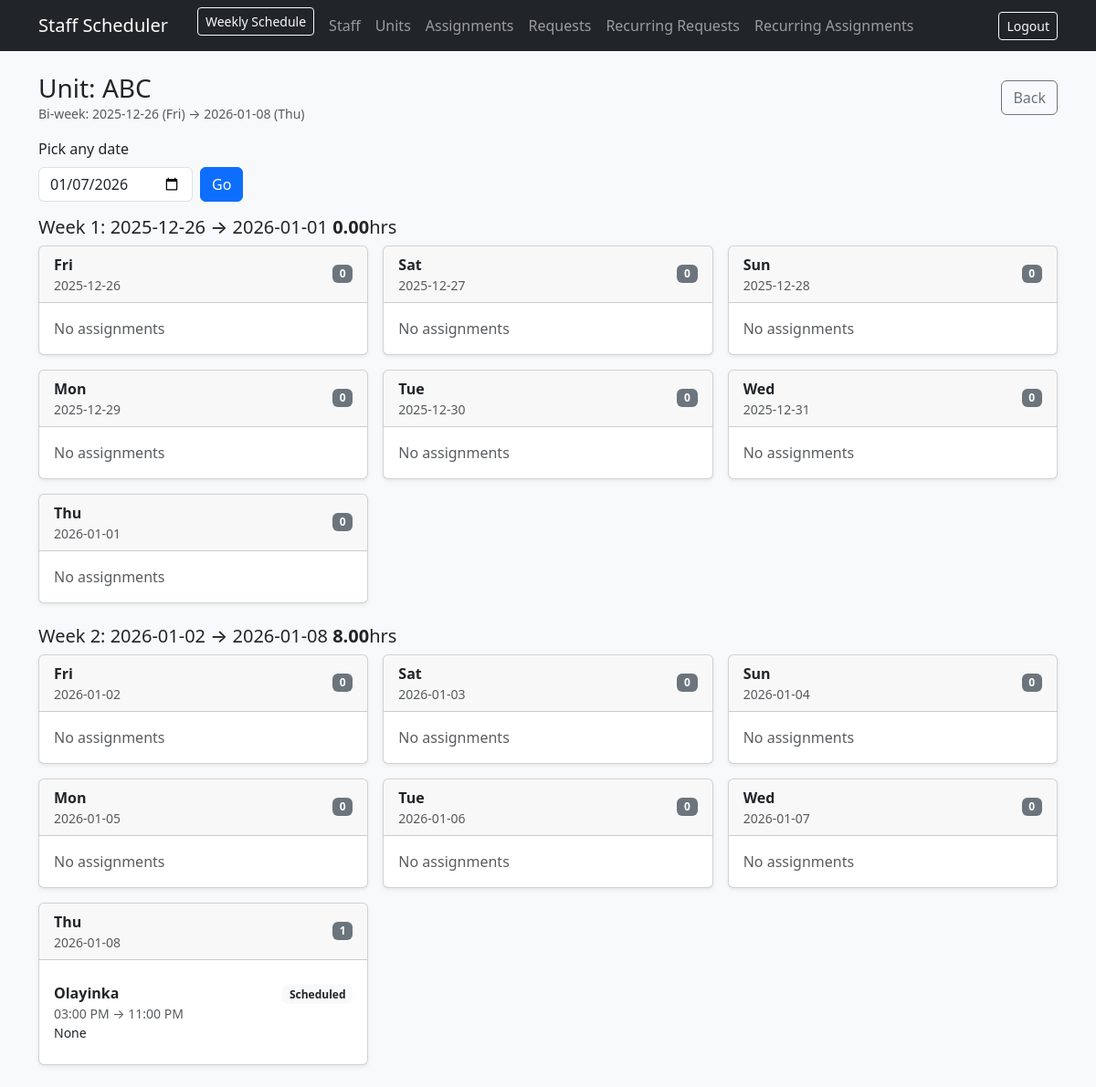
The page /schedule/unit/1?date=2026-01-07 (signed in) on the database as committed earlier.
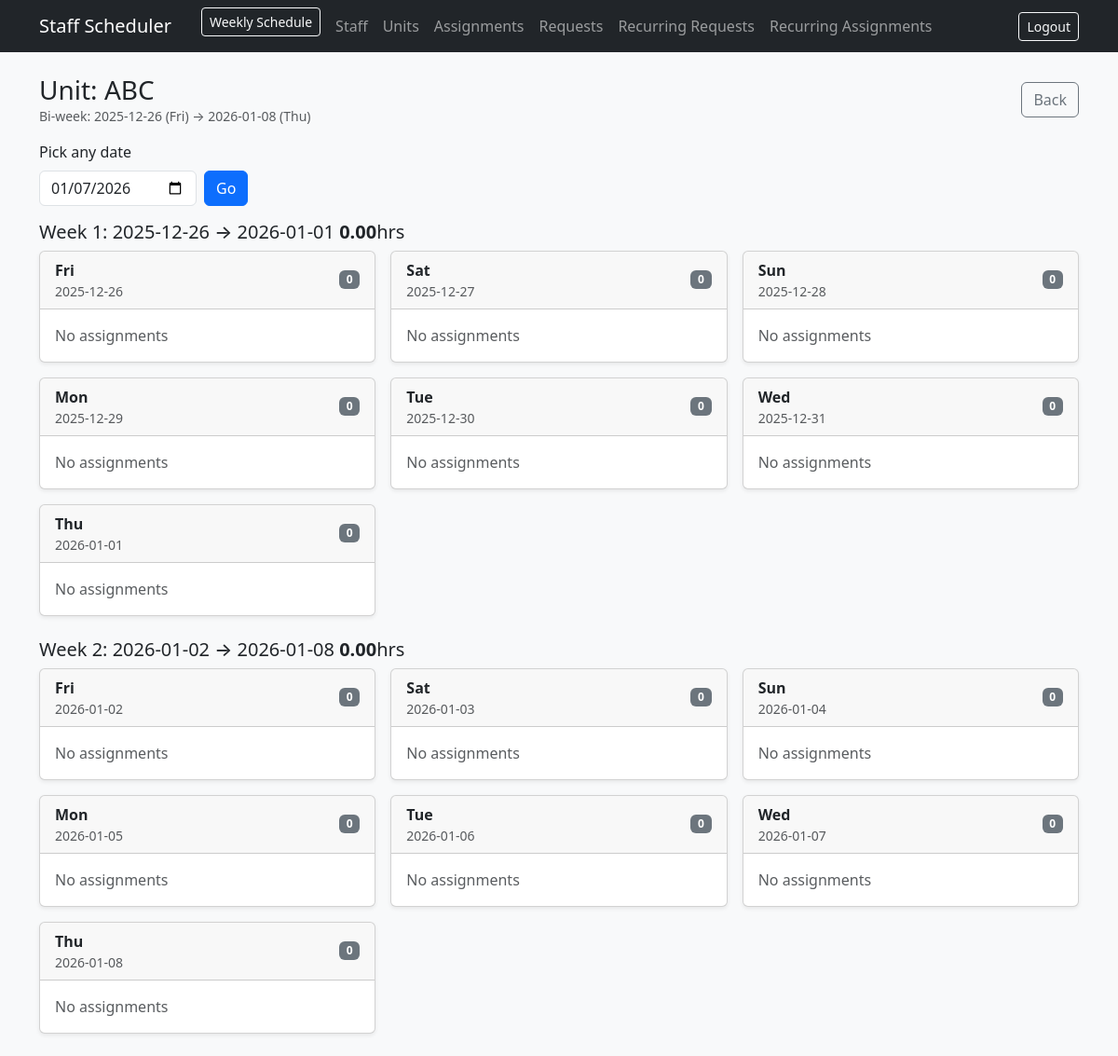
The same page on the database as committed later.
### app/models.py (models this page shows)
class Assignment(db.Model):
    __tablename__ = "assignments"
    id = db.Column(db.Integer, primary_key=True)
    staff_id = db.Column(db.Integer, db.ForeignKey("staff.id"), nullable=False)
    staff = db.relationship("Staff", backref=db.backref("assignments", lazy=True))
    unit_id = db.Column(db.Integer, db.ForeignKey("units.id"), nullable=False)
    unit = db.relationship("Unit", backref=db.backref("assignments", lazy=True))
    request_id = db.Column(db.Integer, db.ForeignKey("requests.id"), nullable=True)
    request = db.relationship("Request", backref=db.backref("assignments", lazy=True))
    start_datetime = db.Column(db.DateTime, nullable=False)
    end_datetime = db.Column(db.DateTime, nullable=False)
    status = db.Column(db.String(20), nullable=False, default="Scheduled")  # Scheduled/Confirmed/Canceled
    notes = db.Column(db.Text, nullable=True)
    created_by_admin_id = db.Column(db.Integer, db.ForeignKey("admins.id"), nullable=False)
    created_by = db.relationship("Admin", backref=db.backref("assignments_created", lazy=True))
    created_at = db.Column(db.DateTime, default=datetime.utcnow, nullable=False)
    recurring_id = db.Column(db.Integer, nullable=True)      # keep FK out for SQLite sanity
    occurrence_date = db.Column(db.Date, nullable=True)
    __table_args__ = (
    db.UniqueConstraint("recurring_id", "occurrence_date", name="uq_assignment_recurring_occurrence"),
    )

class Staff(db.Model):
    __tablename__ = "staff"
    id = db.Column(db.Integer, primary_key=True)
    full_name = db.Column(db.String(120), nullable=False, index=True)
    gender = db.Column(db.String(10), nullable=False)
    phone = db.Column(db.String(40), nullable=True)
    is_active = db.Column(db.Boolean, default=True, nullable=False)
    created_at = db.Column(db.DateTime, default=datetime.utcnow, nullable=False)

### app/schedule/routes.py (the view)
@schedule_bp.route("/unit/<int:unit_id>", methods=["GET"])
@login_required
def biweekly_by_unit(unit_id):
    qdate = parse_ymd(request.args.get("date"))
    bw_start = biweek_start_from_anchor(qdate)
    bw_end = bw_start + timedelta(days=14)  # exclusive
    week1_start = bw_start
    week1_end = week1_start + timedelta(days=7)  # exclusive
    week2_start = week1_end
    week2_end = bw_end  # exclusive
    unit = Unit.query.get_or_404(unit_id)
    start_dt = dt_start(bw_start)
    end_dt = dt_start(bw_end)
    assignments = (
        Assignment.query
        .filter(
            Assignment.unit_id == unit_id,
            Assignment.status != "Canceled",
            Assignment.start_datetime < end_dt,
            Assignment.end_datetime > start_dt,
        )
        .order_by(Assignment.start_datetime.asc())
        .all()
    )
    a_w1 = [a for a in assignments if a.start_datetime < dt_start(week1_end)]
    a_w2 = [a for a in assignments if a.start_datetime >= dt_start(week2_start)]
    week1_total = total_hours(a_w1)
    week2_total = total_hours(a_w2)
    biweek_total = round(week1_total + week2_total, 2)
    w1_by_day = group_assignments_by_day(a_w1, week1_start)
    w2_by_day = group_assignments_by_day(a_w2, week2_start)
    week1_days = [
        {"idx": i, "label": DAY_LABELS[i], "date": week1_start + timedelta(days=i), "assignments": w1_by_day.get(i, [])}
        for i in range(7)
    ]
    week2_days = [
        {"idx": i, "label": DAY_LABELS[i], "date": week2_start + timedelta(days=i), "assignments": w2_by_day.get(i, [])}
        for i in range(7)
    ]
    return render_template(
        "schedule/biweek.html",
        mode="unit",
        title=f"Unit: {unit.unit_name}",
        unit=unit,
        staff=None,
        qdate=qdate,
        bw_start=bw_start,
        bw_end_display=bw_end - timedelta(days=1),
        week1_start=week1_start,
        week1_end_display=week1_end - timedelta(days=1),
        week2_start=week2_start,
        week2_end_display=week2_end - timedelta(days=1),
        week1_days=week1_days,
        week2_days=week2_days,
        week1_total_hours=week1_total,
        week2_total_hours=week2_total,
        biweek_total_hours=biweek_total,
    )

### app/schedule/routes.py (called while the page is built)
def parse_ymd(s: str | None) -> date:
    if not s:
        return date.today()
    return datetime.strptime(s, "%Y-%m-%d").date()

def week_start_friday(d: date) -> date:
    delta = (d.weekday() - FRIDAY) % 7
    return d - timedelta(days=delta)

def biweek_start_from_anchor(d: date) -> date:
    d0 = week_start_friday(d)
    days_since = (d0 - BIWEEK_ANCHOR).days
    block = days_since // 14
    return BIWEEK_ANCHOR + timedelta(days=block * 14)

def dt_start(d: date) -> datetime:
    return datetime.combine(d, time.min)

def group_assignments_by_day(assignments, period_start: date):
    buckets = defaultdict(list)
    for a in assignments:
        idx = (a.start_datetime.date() - period_start).days
        if 0 <= idx <= 6:
            buckets[idx].append(a)
    for k in buckets:
        buckets[k].sort(key=lambda x: x.start_datetime)
    return buckets

def total_hours(assignments) -> float:
    seconds = 0.0
    for a in assignments:
        if not a.start_datetime or not a.end_datetime:
            continue
        seconds += (a.end_datetime - a.start_datetime).total_seconds()
    return round(seconds / 3600, 2)

### app/templates/schedule/biweek.html (shortened to what this page needs)
{% extends "base.html" %}
{% block content %}
<div class="d-flex align-items-center justify-content-between mb-3">
  <div>
    <h3 class="mb-0">{{ title }}</h3>
    <div class="text-muted small">
      Bi-week: {{ bw_start }} (Fri) → {{ bw_end_display }} (Thu)
    </div>
  </div>
  <div class="d-flex gap-2">
    <a class="btn btn-outline-secondary" href="/schedule/?date={{ qdate.strftime('%Y-%m-%d') }}">Back</a>
  </div>
</div>
<form class="row g-2 align-items-end mb-3" method="get">
  <div class="col-auto">
    <label class="form-label">Pick any date</label>
    <input class="form-control" type="date" name="date" value="{{ qdate.strftime('%Y-%m-%d') }}">
  </div>
  <div class="col-auto">
    <button class="btn btn-primary">Go</button>
  </div>
</form>
<h5 class="mt-3">Week 1: {{ week1_start }} → {{ week1_end_display }} <b>{{ "%.2f"|format(week1_total_hours) }}</b>hrs</h5>
<div class="row g-3 mb-4">
  {% for day in week1_days %}
  <div class="col-12 col-md-6 col-lg-4">
    <div class="card shadow-sm h-100">
      <div class="card-header d-flex justify-content-between align-items-center">
        <div>
          <b>{{ day.label }}</b>
          <div class="text-muted small">{{ day.date }}</div>
        </div>
        <span class="badge bg-secondary">{{ day.assignments|length }}</span>
      </div>
      <div class="card-body">
        {% if day.assignments|length == 0 %}
          <div class="text-muted">No assignments</div>
        {% endif %}
      </div>
    </div>
  </div>
  {% endfor %}
</div>
<h5>Week 2: {{ week2_start }} → {{ week2_end_display }}  <b>{{ "%.2f"|format(week2_total_hours) }}</b>hrs</h5>
<div class="row g-3">
  {% for day in week2_days %}
  <div class="col-12 col-md-6 col-lg-4">
    <div class="card shadow-sm h-100">
      <div class="card-header d-flex justify-content-between align-items-center">
        <div>
          <b>{{ day.label }}</b>
          <div class="text-muted small">{{ day.date }}</div>
        </div>
        <span class="badge bg-secondary">{{ day.assignments|length }}</span>
      </div>
      <div class="card-body">
        {% if day.assignments|length == 0 %}
          <div class="text-muted">No assignments</div>
        {% else %}
          <ul class="list-group list-group-flush">
            {% for a in day.assignments %}
              <li class="list-group-item px-0">
                <div class="d-flex justify-content-between">
                  <div>
                    {% if mode == "unit" %}
                      <b>{{ a.staff.full_name }}</b>
                    {% else %}
                      <b>{{ a.unit.unit_name }}</b>
                    {% endif %}
                    <div class="text-muted small">
                      {{ a.start_datetime.strftime("%I:%M %p") }} → {{ a.end_datetime.strftime("%I:%M %p") }}
                    </div>
                    {% if a.notes %}
                      <div class="small">{{ a.notes }}</div>
                    {% endif %}
                  </div>
                  <div class="text-end">
                    <span class="badge bg-light text-dark">{{ a.status }}</span>
                  </div>
                </div>
              </li>
            {% endfor %}
          </ul>
        {% endif %}
      </div>
    </div>
  </div>
  {% endfor %}
</div>
{% endblock %}

Rows that differ between the two databases and show on the page:
no longer on this page (row edited): Assignment: staff.full_name "Olayinka", start_datetime "03:00 PM", end_datetime "11:00 PM", notes "None", status "Scheduled"
Other text that changed with them:
{{ "%.2f"|format(week2_total_hours) }}: "8.00" → "0.00"
new list line: "Thu 2026-01-08 0 No assignments"
list line gone: "Thu 2026-01-08 1"
